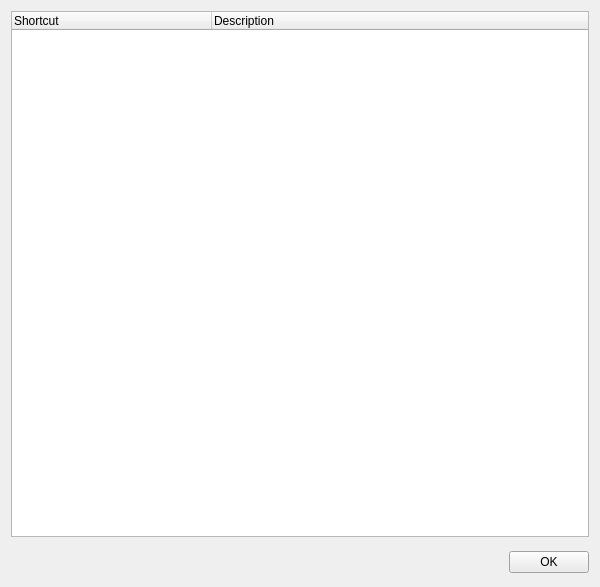
<?xml version="1.0" encoding="UTF-8"?>
<ui version="4.0">
 <class>ShortcutDialog</class>
 <widget class="QDialog" name="ShortcutDialog">
  <property name="geometry">
   <rect>
    <x>0</x>
    <y>0</y>
    <width>600</width>
    <height>587</height>
   </rect>
  </property>
  <property name="minimumSize">
   <size>
    <width>600</width>
    <height>0</height>
   </size>
  </property>
  <property name="palette">
   <palette>
    <active>
     <colorrole role="Highlight">
      <brush brushstyle="SolidPattern">
       <color alpha="255">
        <red>255</red>
        <green>255</green>
        <blue>255</blue>
       </color>
      </brush>
     </colorrole>
    </active>
    <inactive>
     <colorrole role="Highlight">
      <brush brushstyle="SolidPattern">
       <color alpha="255">
        <red>255</red>
        <green>255</green>
        <blue>255</blue>
       </color>
      </brush>
     </colorrole>
    </inactive>
    <disabled>
     <colorrole role="Highlight">
      <brush brushstyle="SolidPattern">
       <color alpha="255">
        <red>51</red>
        <green>153</green>
        <blue>255</blue>
       </color>
      </brush>
     </colorrole>
    </disabled>
   </palette>
  </property>
  <property name="windowTitle">
   <string>Shortcuts</string>
  </property>
  <layout class="QVBoxLayout" name="verticalLayout">
   <property name="spacing">
    <number>0</number>
   </property>
   <property name="bottomMargin">
    <number>0</number>
   </property>
   <item>
    <widget class="QTreeWidget" name="shortcutTreeWidget">
     <property name="sizePolicy">
      <sizepolicy hsizetype="Expanding" vsizetype="Expanding">
       <horstretch>0</horstretch>
       <verstretch>0</verstretch>
      </sizepolicy>
     </property>
     <property name="focusPolicy">
      <enum>Qt::NoFocus</enum>
     </property>
     <property name="horizontalScrollBarPolicy">
      <enum>Qt::ScrollBarAsNeeded</enum>
     </property>
     <property name="sizeAdjustPolicy">
      <enum>QAbstractScrollArea::AdjustIgnored</enum>
     </property>
     <property name="selectionMode">
      <enum>QAbstractItemView::NoSelection</enum>
     </property>
     <property name="autoExpandDelay">
      <number>0</number>
     </property>
     <property name="indentation">
      <number>0</number>
     </property>
     <property name="rootIsDecorated">
      <bool>false</bool>
     </property>
     <property name="uniformRowHeights">
      <bool>true</bool>
     </property>
     <property name="itemsExpandable">
      <bool>false</bool>
     </property>
     <property name="expandsOnDoubleClick">
      <bool>false</bool>
     </property>
     <attribute name="headerVisible">
      <bool>true</bool>
     </attribute>
     <attribute name="headerDefaultSectionSize">
      <number>200</number>
     </attribute>
     <column>
      <property name="text">
       <string>Shortcut</string>
      </property>
     </column>
     <column>
      <property name="text">
       <string>Description</string>
      </property>
     </column>
    </widget>
   </item>
   <item>
    <widget class="QDialogButtonBox" name="buttonBox">
     <property name="minimumSize">
      <size>
       <width>0</width>
       <height>50</height>
      </size>
     </property>
     <property name="focusPolicy">
      <enum>Qt::StrongFocus</enum>
     </property>
     <property name="orientation">
      <enum>Qt::Horizontal</enum>
     </property>
     <property name="standardButtons">
      <set>QDialogButtonBox::Ok</set>
     </property>
     <property name="centerButtons">
      <bool>false</bool>
     </property>
    </widget>
   </item>
  </layout>
 </widget>
 <tabstops>
  <tabstop>buttonBox</tabstop>
 </tabstops>
 <resources/>
 <connections>
  <connection>
   <sender>buttonBox</sender>
   <signal>accepted()</signal>
   <receiver>ShortcutDialog</receiver>
   <slot>accept()</slot>
   <hints>
    <hint type="sourcelabel">
     <x>248</x>
     <y>254</y>
    </hint>
    <hint type="destinationlabel">
     <x>157</x>
     <y>274</y>
    </hint>
   </hints>
  </connection>
  <connection>
   <sender>buttonBox</sender>
   <signal>rejected()</signal>
   <receiver>ShortcutDialog</receiver>
   <slot>reject()</slot>
   <hints>
    <hint type="sourcelabel">
     <x>316</x>
     <y>260</y>
    </hint>
    <hint type="destinationlabel">
     <x>286</x>
     <y>274</y>
    </hint>
   </hints>
  </connection>
 </connections>
</ui>
